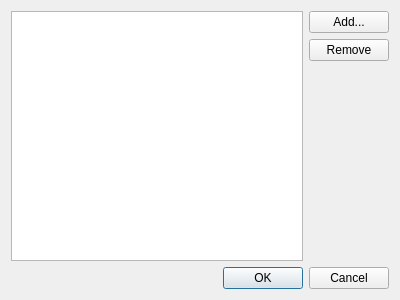
<?xml version="1.0" encoding="UTF-8"?>
<ui version="4.0">
 <class>EditListsDialog</class>
 <widget class="QDialog" name="EditListsDialog">
  <property name="geometry">
   <rect>
    <x>0</x>
    <y>0</y>
    <width>400</width>
    <height>300</height>
   </rect>
  </property>
  <property name="windowTitle">
   <string>Edit scripts</string>
  </property>
  <layout class="QVBoxLayout" name="verticalLayout_2">
   <item>
    <layout class="QHBoxLayout" name="horizontalLayout">
     <item>
      <widget class="QTreeView" name="ListsView_"/>
     </item>
     <item>
      <layout class="QVBoxLayout" name="verticalLayout">
       <item>
        <widget class="QPushButton" name="AddButton_">
         <property name="text">
          <string>Add...</string>
         </property>
        </widget>
       </item>
       <item>
        <widget class="QPushButton" name="RemoveButton_">
         <property name="text">
          <string>Remove</string>
         </property>
        </widget>
       </item>
       <item>
        <spacer name="verticalSpacer">
         <property name="orientation">
          <enum>Qt::Vertical</enum>
         </property>
         <property name="sizeHint" stdset="0">
          <size>
           <width>20</width>
           <height>40</height>
          </size>
         </property>
        </spacer>
       </item>
      </layout>
     </item>
    </layout>
   </item>
   <item>
    <widget class="QDialogButtonBox" name="buttonBox">
     <property name="orientation">
      <enum>Qt::Horizontal</enum>
     </property>
     <property name="standardButtons">
      <set>QDialogButtonBox::Cancel|QDialogButtonBox::Ok</set>
     </property>
    </widget>
   </item>
  </layout>
 </widget>
 <resources/>
 <connections>
  <connection>
   <sender>buttonBox</sender>
   <signal>accepted()</signal>
   <receiver>EditListsDialog</receiver>
   <slot>accept()</slot>
   <hints>
    <hint type="sourcelabel">
     <x>248</x>
     <y>254</y>
    </hint>
    <hint type="destinationlabel">
     <x>157</x>
     <y>274</y>
    </hint>
   </hints>
  </connection>
  <connection>
   <sender>buttonBox</sender>
   <signal>rejected()</signal>
   <receiver>EditListsDialog</receiver>
   <slot>reject()</slot>
   <hints>
    <hint type="sourcelabel">
     <x>316</x>
     <y>260</y>
    </hint>
    <hint type="destinationlabel">
     <x>286</x>
     <y>274</y>
    </hint>
   </hints>
  </connection>
 </connections>
</ui>
